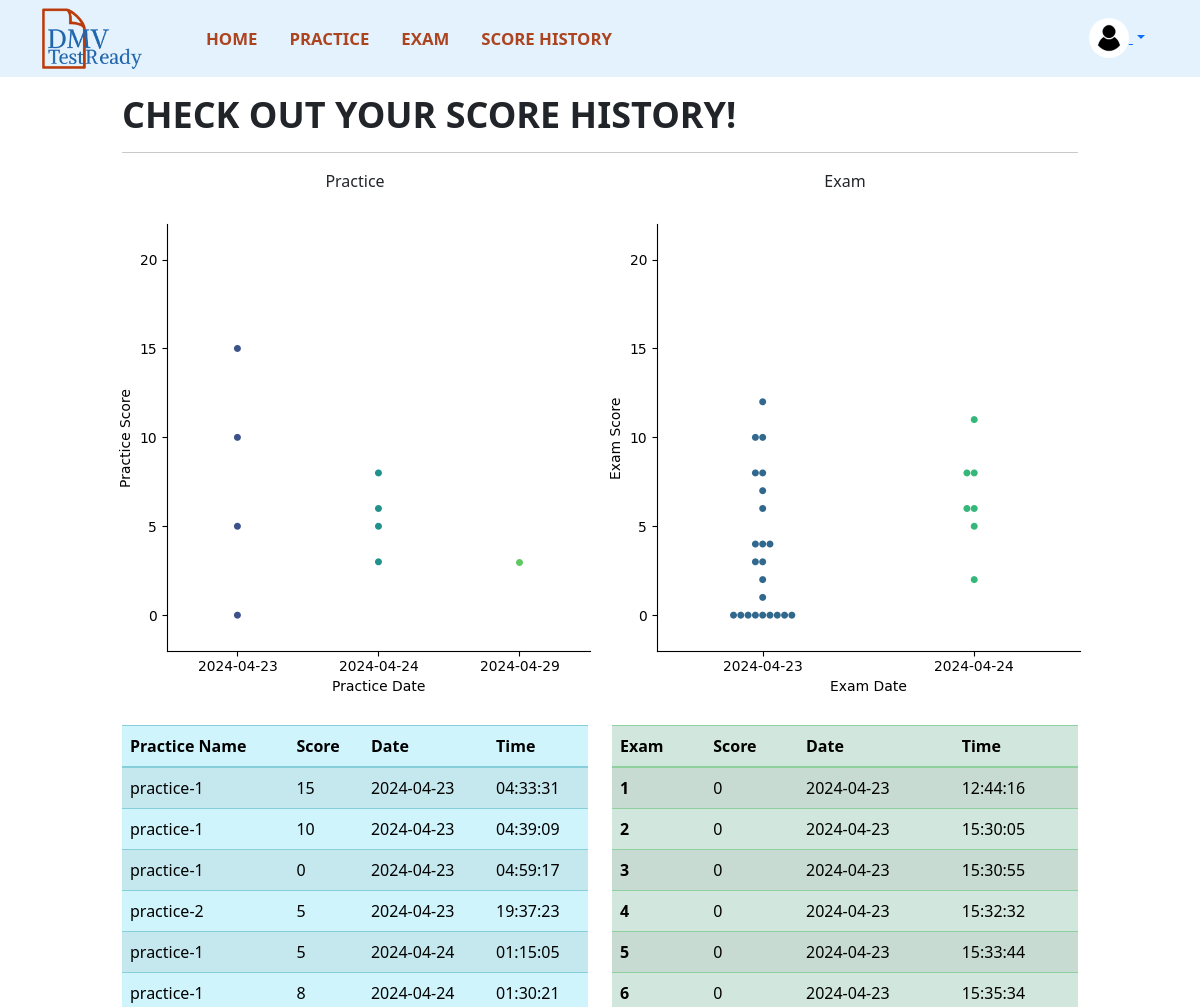
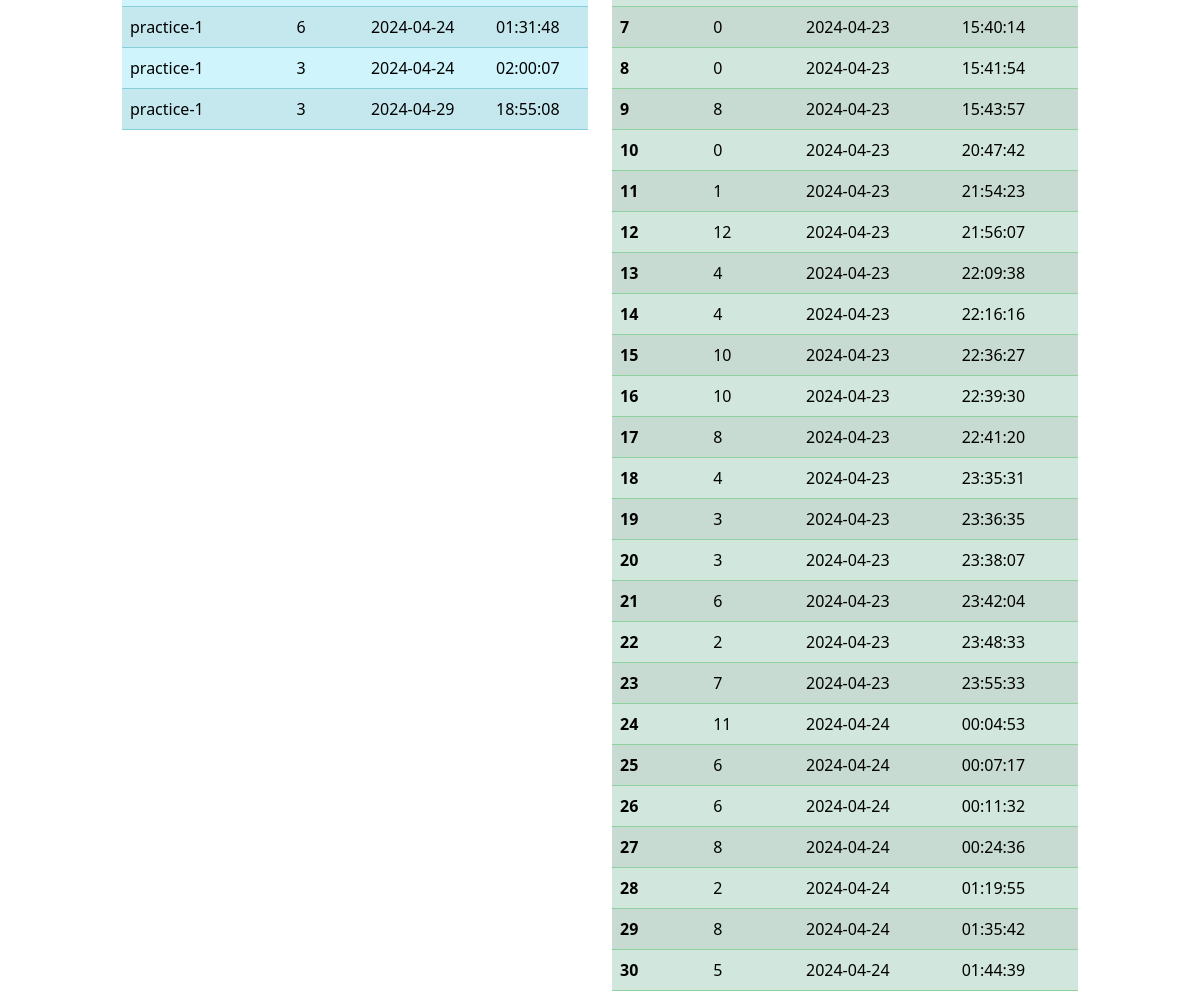
The app's page /score-history (signed in) with its own data (2 pictures, top to bottom).
### DMV/models.py (models this page shows)
class Practice_scores(db.Model):
    id = db.Column(db.Integer, primary_key = True)
    user_id = db.Column(db.Integer, db.ForeignKey('user.id'), nullable=False)
    user = relationship('User', backref='practice_scores')
    practice_name = db.Column(db.String(150))
    score = db.Column(db.Integer)
    timestamp = db.Column(db.DateTime, default=datetime.now)

class Exam_scores(db.Model):
    id = db.Column(db.Integer, primary_key = True)
    user_id = db.Column(db.Integer, db.ForeignKey('user.id'), nullable=False)
    user = relationship('User', backref='exam_scores')
    exam_name = db.Column(db.String(150))
    score = db.Column(db.Integer)
    timestamp = db.Column(db.DateTime, default=datetime.now)

### DMV/controller/views.py (the view)
@views.route('/score-history')
@login_required
def score_history():
    practice_scores = current_user.practice_scores
    exam_scores = current_user.exam_scores
    has_history = 1 if practice_scores or exam_scores else -1
    @after_this_request
    def add_seaborn_plot(response):
        matplotlib.use('Agg')
        if practice_scores:
            practice_data = pd.DataFrame({
                'Practice Date': [score.timestamp.strftime('%Y-%m-%d') for score in practice_scores],
                'Practice Score': [score.score for score in practice_scores]
            })
        else:
            practice_data = pd.DataFrame(columns=['Practice Date', 'Practice Score'])
            practice_data.loc[0] = ['2024-04-24', 0]  # Dummy date and score
        if practice_scores:
            scatter = sns.catplot(data=practice_data, kind = "swarm", x='Practice Date', y='Practice Score', hue='Practice Date', palette='viridis')
            scatter.set(ylim=(-2, 22))
        else:
            sns.catplot(data=practice_data, x='Practice Date', y='Practice Score', kind='point', color='b', alpha=0)
        static_dir = os.path.join(current_app.root_path, 'static')
        if not os.path.exists(static_dir):
            os.makedirs(static_dir)
        practice_plot_path = os.path.join(static_dir, 'practice_plot.png')
        plt.savefig(practice_plot_path)
        plt.close()
        response.practice_image_url = practice_plot_path
        if exam_scores:
            exam_data = pd.DataFrame({
                'Exam Date': [score.timestamp.strftime('%Y-%m-%d') for score in exam_scores],
                'Exam Score': [score.score for score in exam_scores]
            })
        else:
            exam_data = pd.DataFrame(columns=['Exam Date', 'Exam Score'])
            exam_data.loc[0] = ['2024-04-24', 0]  # Dummy date and score
        if exam_scores:
            scatter = sns.catplot(data=exam_data, kind = "swarm", x='Exam Date', y='Exam Score', hue='Exam Date', palette='viridis')
            scatter.set(ylim=(-2, 22))
        else:
            sns.catplot(data=exam_data, x='Exam Date', y='Exam Score', kind='point', color='b', alpha=0)
        exam_plot_path = os.path.join(static_dir, 'exam_plot.png')
        plt.savefig(exam_plot_path)
        plt.close()
        response.exam_image_url = exam_plot_path
        return response
    return render_template("scoreHistory.html", user=current_user, practice_scores=practice_scores, exam_scores=exam_scores, has_history = has_history)

### DMV/__init__.py (called while the page is built)
def create_app():
    app = Flask(__name__)
    app.config['SECRET_KEY'] = 'projectCS122'     #secures cookie data
    app.config['SQLALCHEMY_DATABASE_URI'] = f'sqlite:///{DB_NAME}'
    db.init_app(app)
    login_manager = LoginManager()
    login_manager.login_view = 'auth.login'
    login_manager.init_app(app)
    from .controller.views import views
    from .controller.auth import auth
    app.register_blueprint(views, url_prefix = "/")
    app.register_blueprint(auth, url_prefix = "/")
    from .models import User
    create_database(app)
    @login_manager.user_loader
    def load_user(id):
        return User.query.get(int(id))
    return app

### DMV/templates/scoreHistory.html
{% extends 'templateMain.html' %} {% block title %} Score History {% endblock %}
{% block body %}
<div class="container-fluid">
  <div class="row justify-content-center mt-3">
    <div class="col-10">
      <div class="">
        <p class="fw-bold" style="font-size: 3vw; line-height: 1.2">
          CHECK OUT YOUR SCORE HISTORY!
        </p>
        <hr />
        {% if has_history == 1 %}
        <div class="row mb-3">
          <div class="col-6 d-flex flex-column align-items-center">
            <p>Practice</p>
            <img
              src="{{ url_for('static', filename='practice_plot.png') }}"
              alt="Practice Scores"
            />
          </div>
          <div class="col-6 d-flex flex-column align-items-center">
            <p>Exam</p>
            <img
              src="{{ url_for('static', filename='exam_plot.png') }}"
              alt="Exam Scores"
            />
          </div>
        </div>
        <div class="row">
          <div class="col-6">
            <table class="table table-info table-striped table-hover">
              <thead>
                <tr>
                  <th>Practice Name</th>
                  <th>Score</th>
                  <th>Date</th>
                  <th>Time</th>
                </tr>
              </thead>
              <tbody>
                {% for prac_score in practice_scores %}
                <tr>
                  <td>{{ prac_score.practice_name }}</td>
                  <td>{{ prac_score.score }}</td>
                  <td>{{ prac_score.timestamp.strftime('%Y-%m-%d') }}</td>
                  <td>{{ prac_score.timestamp.strftime('%H:%M:%S') }}</td>
                </tr>
                {% endfor %}
              </tbody>
            </table>
          </div>
          <div class="col-6">
            <table class="table table-success table-striped table-hover">
              <thead>
                <tr>
                  <th>Exam</th>
                  <th>Score</th>
                  <th>Date</th>
                  <th>Time</th>
                </tr>
              </thead>
              <tbody>
                {% for i in range(exam_scores|length) %}
                <tr>
                  <th>{{ i + 1 }}</th>
                  <td>{{ exam_scores[i].score }}</td>
                  <td>{{ exam_scores[i].timestamp.strftime('%Y-%m-%d') }}</td>
                  <td>{{ exam_scores[i].timestamp.strftime('%H:%M:%S') }}</td>
                </tr>
                {% endfor %}
              </tbody>
            </table>
          </div>
        </div>
        {% elif has_history == -1 %}
        <p>You don't have any score history yet.</p>
        {% endif %}
      </div>
    </div>
  </div>
</div>
{% endblock %}

### records on screen
Practice_scores: practice_name "practice-1", score "15", timestamp "2024-04-23", timestamp "04:33:31"
Practice_scores: practice_name "practice-1", score "10", timestamp "2024-04-23", timestamp "04:39:09"
Practice_scores: practice_name "practice-1", score "0", timestamp "2024-04-23", timestamp "04:59:17"
Practice_scores: practice_name "practice-2", score "5", timestamp "2024-04-23", timestamp "19:37:23"
Practice_scores: practice_name "practice-1", score "5", timestamp "2024-04-24", timestamp "01:15:05"
Practice_scores: practice_name "practice-1", score "8", timestamp "2024-04-24", timestamp "01:30:21"
Practice_scores: practice_name "practice-1", score "6", timestamp "2024-04-24", timestamp "01:31:48"
Practice_scores: practice_name "practice-1", score "3", timestamp "2024-04-24", timestamp "02:00:07"
Practice_scores: practice_name "practice-1", score "3", timestamp "2024-04-29", timestamp "18:55:08"
Exam_scores: score "0", timestamp "2024-04-23", timestamp "12:44:16"
Exam_scores: score "0", timestamp "2024-04-23", timestamp "15:30:05"
Exam_scores: score "0", timestamp "2024-04-23", timestamp "15:30:55"
Exam_scores: score "0", timestamp "2024-04-23", timestamp "15:32:32"
Exam_scores: score "0", timestamp "2024-04-23", timestamp "15:33:44"
Exam_scores: score "0", timestamp "2024-04-23", timestamp "15:35:34"
Exam_scores: score "0", timestamp "2024-04-23", timestamp "15:40:14"
Exam_scores: score "0", timestamp "2024-04-23", timestamp "15:41:54"
Exam_scores: score "8", timestamp "2024-04-23", timestamp "15:43:57"
Exam_scores: score "0", timestamp "2024-04-23", timestamp "20:47:42"
Exam_scores: score "1", timestamp "2024-04-23", timestamp "21:54:23"
Exam_scores: score "12", timestamp "2024-04-23", timestamp "21:56:07"
Exam_scores: score "4", timestamp "2024-04-23", timestamp "22:09:38"
Exam_scores: score "4", timestamp "2024-04-23", timestamp "22:16:16"
Exam_scores: score "10", timestamp "2024-04-23", timestamp "22:36:27"
Exam_scores: score "10", timestamp "2024-04-23", timestamp "22:39:30"
Exam_scores: score "8", timestamp "2024-04-23", timestamp "22:41:20"
Exam_scores: score "4", timestamp "2024-04-23", timestamp "23:35:31"
Exam_scores: score "3", timestamp "2024-04-23", timestamp "23:36:35"
Exam_scores: score "3", timestamp "2024-04-23", timestamp "23:38:07"
Exam_scores: score "6", timestamp "2024-04-23", timestamp "23:42:04"
Exam_scores: score "2", timestamp "2024-04-23", timestamp "23:48:33"
Exam_scores: score "7", timestamp "2024-04-23", timestamp "23:55:33"
Exam_scores: score "11", timestamp "2024-04-24", timestamp "00:04:53"
Exam_scores: score "6", timestamp "2024-04-24", timestamp "00:07:17"
Exam_scores: score "6", timestamp "2024-04-24", timestamp "00:11:32"
Exam_scores: score "8", timestamp "2024-04-24", timestamp "00:24:36"
Exam_scores: score "2", timestamp "2024-04-24", timestamp "01:19:55"
Exam_scores: score "8", timestamp "2024-04-24", timestamp "01:35:42"
Exam_scores: score "5", timestamp "2024-04-24", timestamp "01:44:39"

### other values on screen
{{ i + 1 }} "1" "2" "3" "4" "5" "6" "7" "8" "9" "10" "11" "12" "13" "14" "15" "16" "17" "18" "19" "20" "21" "22" "23" "24" "25" "26" "27" "28" "29" "30"
